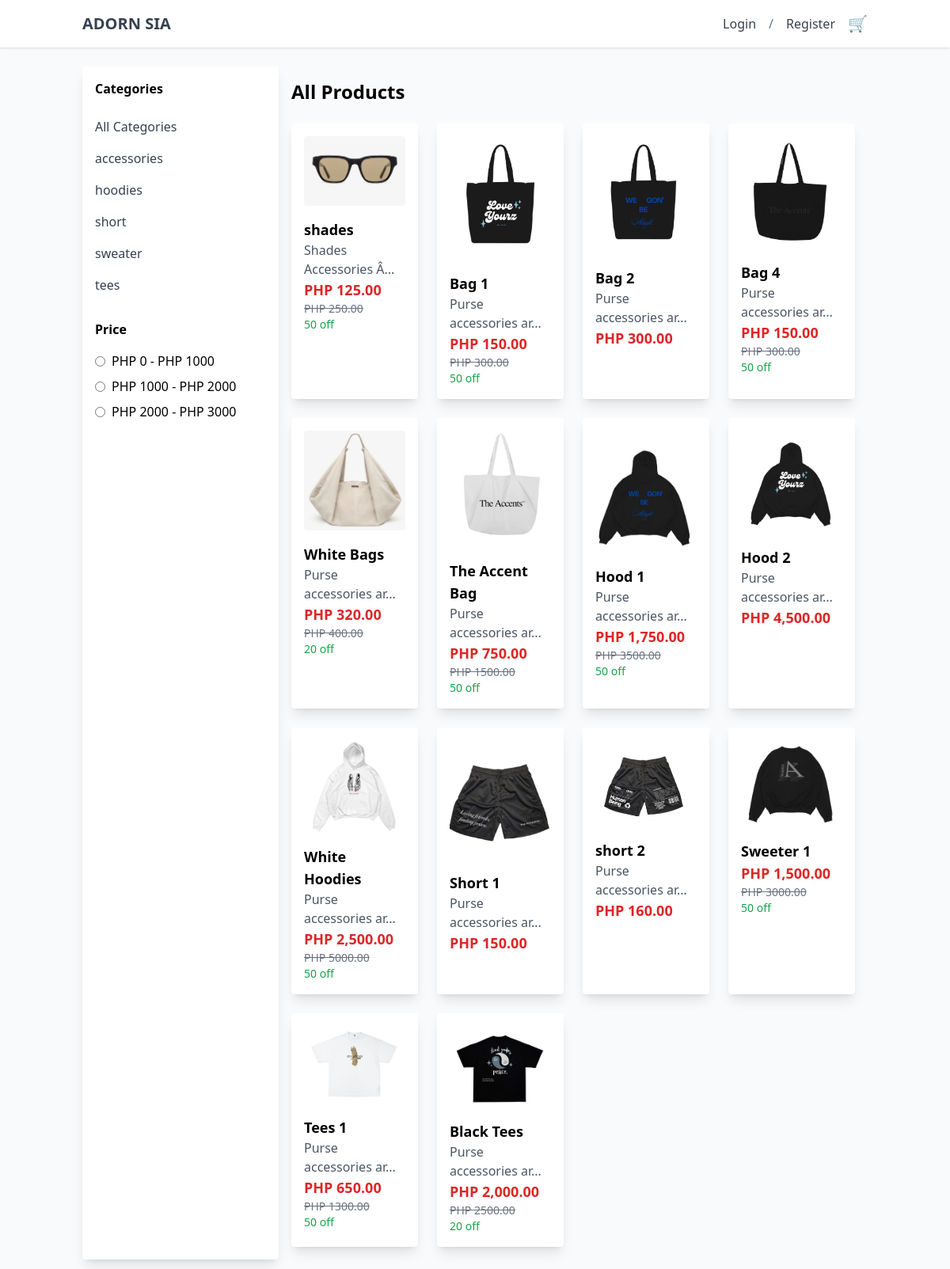
Before: / with the older database file.
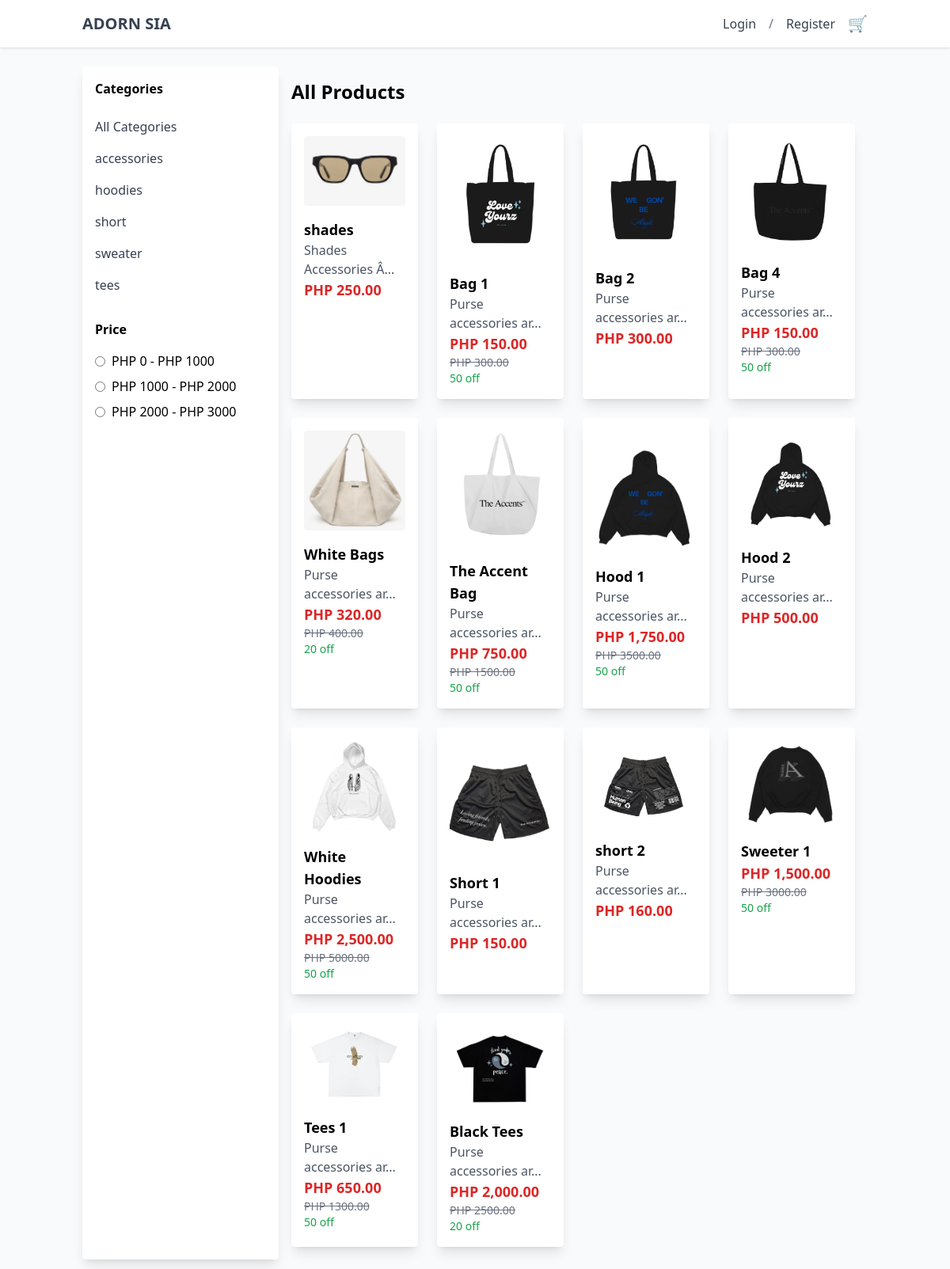
After: the same page with the newer database file.
### tables this page shows
CREATE TABLE `product` (
  `prod_id` int(11) NOT NULL,
  `prod_code` varchar(60) NOT NULL,
  `prod_name` varchar(60) NOT NULL,
  `prod_currprice` decimal(10,2) NOT NULL,
  `prod_category_id` int(11) NOT NULL,
  `prod_critical` int(11) NOT NULL,
  `prod_description` text NOT NULL,
  `prod_promo_id` int(11) DEFAULT NULL,
  `prod_image` varchar(255) NOT NULL,
  `prod_added` datetime NOT NULL,
  `prod_status` int(11) NOT NULL DEFAULT 1 COMMENT '0=Not Active,\r\n1=Active,\r\n3=Archive',
  `product_stocks` int(11) NOT NULL
);

CREATE TABLE `promo` (
  `promo_id` int(11) NOT NULL,
  `promo_name` varchar(60) NOT NULL,
  `promo_description` text NOT NULL,
  `promo_rate` float NOT NULL,
  `promo_status` int(11) NOT NULL DEFAULT 1,
  `promo_expiration` date NOT NULL
);

### backend/db.php (called while the page is built, shortened)
<?php
class db_connect
{
    public $host = db_host;
    public $user = db_user;
    public $pass = db_pass;
    public $name = db_name;
    public function connect()
    {
        try {
            $this->conn = new mysqli($this->host, $this->user, $this->pass, $this->name);
        } catch (\Throwable $th) {
            header("Location:setup.php");
        }
    }
}

### backend/class.php (called while the page is built, shortened)
<?php
include ('db.php');
class global_class extends db_connect
{
    public function fetch_all_product(){
        $query = $this->conn->prepare("SELECT *
        FROM `product`
        LEFT JOIN category
        ON product.prod_category_id = category.category_id
        LEFT JOIN promo
        ON promo.promo_id  = product.prod_promo_id"
    );
        if ($query->execute()) {
            $result = $query->get_result();
            return $result;
        }
    }
}

### backend/end-points/product_list.php (the view)
<h1 class="text-2xl font-semibold mb-6">All Products</h1>
<div class="grid grid-cols-2 md:grid-cols-3 lg:grid-cols-4 gap-6" id="product-grid">
    <?php
    $fetch_all_product = $db->fetch_all_product();
    foreach ($fetch_all_product as $product):
        $promo_rate_percentage = $product['promo_rate'] * 100;
        $discount_amount = $product['prod_currprice'] * $product['promo_rate'];
        $discounted_price = $product['prod_currprice'] - $discount_amount;
    ?>
    <div class="bg-white p-4 rounded shadow-lg transition-transform transform hover:scale-105 hover:shadow-2xl product-card" data-category-id="<?=$product['prod_category_id']?>" data-price="<?=$product['prod_currprice']?>">
        <a href="login.php">
            <img src="upload/<?=$product['prod_image']?>" alt="Product Image" class="w-full rounded mb-4 transition-transform hover:scale-105">
            <h2 class="font-semibold text-lg transition-colors hover:text-blue-500"><?=$product['prod_name']?></h2>
            <p class="text-gray-600 transition-colors hover:text-gray-800"><?= substr($product['prod_description'], 0, 20) . (strlen($product['prod_description']) > 20 ? '...' : '') ?></p>
            <?php if ($product['prod_promo_id']): ?>
                <p class="text-lg font-bold text-red-600">PHP <?=number_format($discounted_price, 2);?></p>
                <p class="text-sm text-gray-500 line-through">PHP <?=$product['prod_currprice']?></p>
                <p class="text-sm text-green-600"><?=$promo_rate_percentage?> off</p>
            <?php else: ?>
                <p class="text-lg font-bold text-red-600">PHP <?=number_format($product['prod_currprice'], 2);?></p>
            <?php endif; ?>
        </a>
    </div>
    <?php endforeach; ?>
</div>

Changed rows visible on the page:
changed product "shades": prod_promo_id 1 → empty (drawn); prod_currprice.promo_rate "125.00" → (not shown); promo.promo_rate "50" → (not shown)
changed product "Hood 2": prod_currprice "4,500.00" → "500.00"
